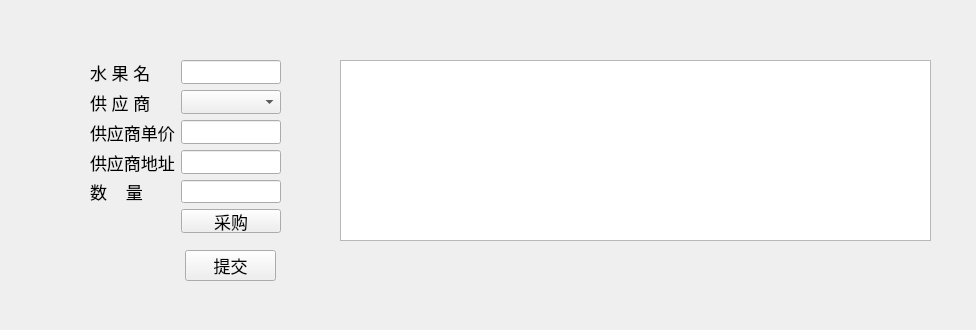
<?xml version="1.0" encoding="UTF-8"?>
<ui version="4.0">
 <class>DialogPurchase</class>
 <widget class="QWidget" name="DialogPurchase">
  <property name="geometry">
   <rect>
    <x>0</x>
    <y>0</y>
    <width>976</width>
    <height>330</height>
   </rect>
  </property>
  <property name="font">
   <font>
    <pointsize>13</pointsize>
   </font>
  </property>
  <property name="windowTitle">
   <string>Form</string>
  </property>
  <widget class="QWidget" name="formLayoutWidget">
   <property name="geometry">
    <rect>
     <x>90</x>
     <y>60</y>
     <width>191</width>
     <height>173</height>
    </rect>
   </property>
   <layout class="QFormLayout" name="formLayout">
    <item row="0" column="0">
     <widget class="QLabel" name="label">
      <property name="font">
       <font>
        <pointsize>13</pointsize>
       </font>
      </property>
      <property name="text">
       <string>水 果 名</string>
      </property>
     </widget>
    </item>
    <item row="0" column="1">
     <widget class="QLineEdit" name="le_fruit_name">
      <property name="font">
       <font>
        <pointsize>13</pointsize>
       </font>
      </property>
     </widget>
    </item>
    <item row="1" column="0">
     <widget class="QLabel" name="label_2">
      <property name="font">
       <font>
        <pointsize>13</pointsize>
       </font>
      </property>
      <property name="text">
       <string>供 应 商</string>
      </property>
     </widget>
    </item>
    <item row="1" column="1">
     <widget class="QComboBox" name="cb_supplier">
      <property name="font">
       <font>
        <pointsize>13</pointsize>
       </font>
      </property>
     </widget>
    </item>
    <item row="2" column="0">
     <widget class="QLabel" name="label_4">
      <property name="font">
       <font>
        <pointsize>13</pointsize>
       </font>
      </property>
      <property name="text">
       <string>供应商单价</string>
      </property>
     </widget>
    </item>
    <item row="2" column="1">
     <widget class="QLineEdit" name="le_price">
      <property name="enabled">
       <bool>true</bool>
      </property>
      <property name="font">
       <font>
        <pointsize>13</pointsize>
       </font>
      </property>
      <property name="focusPolicy">
       <enum>Qt::NoFocus</enum>
      </property>
      <property name="text">
       <string/>
      </property>
     </widget>
    </item>
    <item row="3" column="0">
     <widget class="QLabel" name="label_5">
      <property name="font">
       <font>
        <pointsize>13</pointsize>
       </font>
      </property>
      <property name="text">
       <string>供应商地址</string>
      </property>
     </widget>
    </item>
    <item row="3" column="1">
     <widget class="QLineEdit" name="le_address">
      <property name="font">
       <font>
        <pointsize>13</pointsize>
       </font>
      </property>
      <property name="focusPolicy">
       <enum>Qt::NoFocus</enum>
      </property>
     </widget>
    </item>
    <item row="4" column="0">
     <widget class="QLabel" name="label_3">
      <property name="font">
       <font>
        <pointsize>13</pointsize>
       </font>
      </property>
      <property name="text">
       <string>数    量</string>
      </property>
     </widget>
    </item>
    <item row="4" column="1">
     <widget class="QLineEdit" name="le_num">
      <property name="font">
       <font>
        <pointsize>13</pointsize>
       </font>
      </property>
     </widget>
    </item>
    <item row="5" column="1">
     <widget class="QPushButton" name="pushButton">
      <property name="font">
       <font>
        <pointsize>13</pointsize>
       </font>
      </property>
      <property name="text">
       <string>采购</string>
      </property>
     </widget>
    </item>
   </layout>
  </widget>
  <widget class="QTableView" name="tableView">
   <property name="geometry">
    <rect>
     <x>340</x>
     <y>60</y>
     <width>591</width>
     <height>181</height>
    </rect>
   </property>
   <property name="font">
    <font>
     <pointsize>13</pointsize>
    </font>
   </property>
  </widget>
  <widget class="QPushButton" name="btn_commit">
   <property name="geometry">
    <rect>
     <x>185</x>
     <y>250</y>
     <width>91</width>
     <height>31</height>
    </rect>
   </property>
   <property name="text">
    <string>提交</string>
   </property>
  </widget>
 </widget>
 <resources/>
 <connections/>
</ui>
